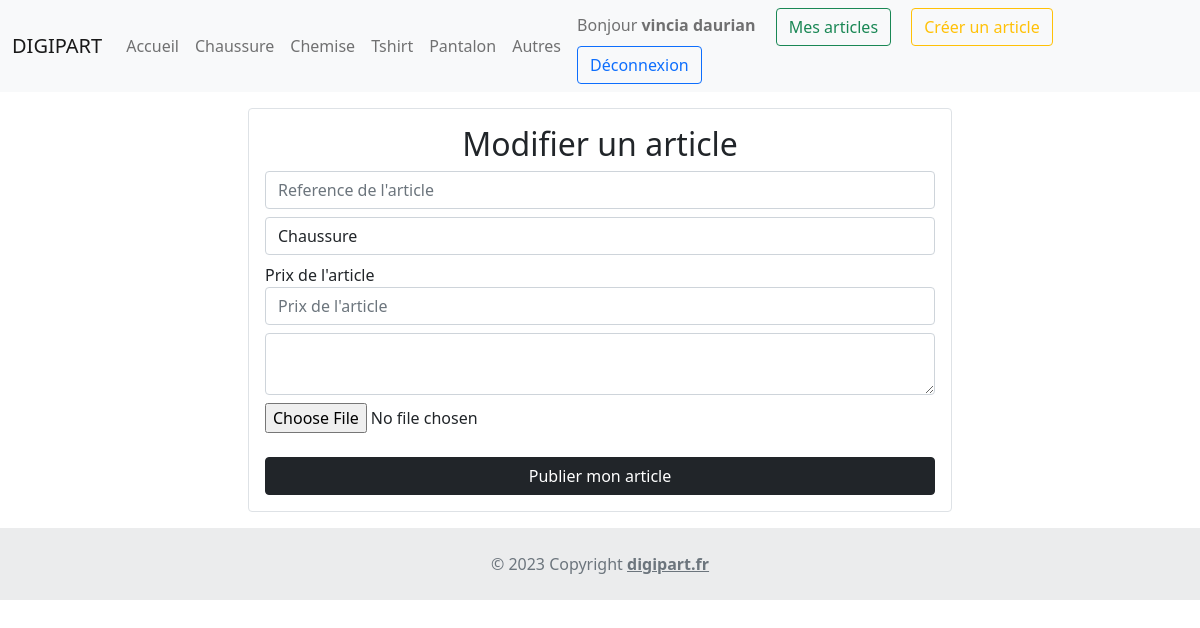
Page /modifierArticle.php (signed in) on the committed database.
### tables this page shows
CREATE TABLE IF NOT EXISTS `categorie` (
  `id` int(11) NOT NULL AUTO_INCREMENT,
  `nom` varchar(50) NOT NULL,
  PRIMARY KEY (`id`)
);

### functions/categorie.php (called while the page is built)
<?php
function getCategories() {
    global $dbh;
    $query = $dbh->query('SELECT * FROM categorie');
    return $query->fetchAll();
}

### functions/security.php (called while the page is built, shortened)
<?php
function isLoggedIn() {
    return $_SESSION['user'] ?? false;
}

### modifierArticle.php (the view, shortened to what this page needs)
<?php
require_once(__DIR__ . '/partials/header.php');
$reference = $description = $image = $id_categorie = $priceTaxIncl = null;
?>
    <div class="container">
        <div class="row">
            <div class="col-md-8 mx-auto">
                <form method="post" enctype="multipart/form-data" class="m-3">
                    <fieldset class="border rounded p-3">
                        <h2 class="text-center">
                            Modifier un article
                        </h2>
                        <div class="form-group mt-2">
                            <input type="text" name="reference"
                                   class="form-control <?= isset($errors['reference']) ? 'is-invalid' : '' ?>"
                                   placeholder="Reference de l'article"
                                   id="reference" value="<?= $reference ?>">
                        </div>
                        <div class="form-group mt-2">
                            <select name="id_categorie" id="id_categorie" class="form-control">
                                <?php foreach (getCategories() as $category) { ?>
                                    <option
                                        <?= ($category['id'] === $id_categorie) ? 'selected' : '' ?>
                                            value="<?= $category['id'] ?>">
                                        <?= $category['nom'] ?>
                                    </option>
                                <?php } ?>
                            </select>
                        </div>
                         <div class="form-group mt-2">
                            <label for="priceTaxIncl"> Prix de l'article</label>
                            <input type="number" name="priceTaxIncl"
                                   class="form-control <?= isset($errors['priceTaxIncl']) ? 'is-invalid' : '' ?>"
                                   placeholder="Prix de l'article"
                                   id="priceTaxIncl" min = 1 >
                        </div>
                        <div class="form-group mt-2">
                        <textarea name="description" id="description"
                                  class="form-control"
                                  placeholder="Description de l'article">
                        </textarea>
                        </div>
                        <div class="form-group mt-2">
                            <input type="file" name="image"
                                   class="dropify form-control-file <?= isset($errors['image']) ? 'is-invalid' : '' ?>"
                                   id="image" value="<?= $image ?>">
                        </div>
                        <div class="d-grid gap-2">
                            <button class="btn mt-4 btn-dark" type="submit">
                                Publier mon article
                            </button>
                        </div>
                    </fieldset>
                </form>
            </div>
        </div>
    </div>
<?php
require_once(__DIR__ . '/partials/footer.php');

### partials/header.php (shortened to what this page needs)
<?php
    require_once(__DIR__ . '/../config/database.php');
    require_once(__DIR__ . '/../functions/security.php');
    require_once(__DIR__ . '/../functions/categorie.php');
    $categories = getCategories();
    $user = isLoggedIn();
?>
<!doctype html>
<html lang="fr">
<head>
    <link href="https://cdn.jsdelivr.net/npm/bootstrap@5.1.3/dist/css/bootstrap.min.css" rel="stylesheet">
    <link rel="stylesheet" href="./assets/css/style.css">
    <link rel="stylesheet" href="https://cdnjs.cloudflare.com/ajax/libs/Dropify/0.2.2/css/dropify.min.css" />
</head>
<body>
<nav class="navbar navbar-expand-lg navbar-light bg-light">
    <div class="container-fluid">
        <a class="navbar-brand" href="index.php">DIGIPART</a>
        <div class="collapse navbar-collapse" id="navbarNav">
            <ul class="navbar-nav mx-auto text-center">
                <li class="nav-item">
                    <a class="nav-link" href="index.php">Accueil</a>
                </li>
                <?php foreach ($categories as $category) { ?>
                    <li class="nav-item">
                        <a class="nav-link" href="categorie.php?ID=<?= $category['id'] ?>&NOM=<?= $category['nom'] ?>">
                            <?= $category['nom'] ?>
                        </a>
                    </li>
                <?php }  ?>
            </ul>
            <div class="text-right">
                <?php if($user) { ?>
                    <span class="navbar-text mx-2">
                        Bonjour <strong><?= $user['prenom'] ?></strong>
                    </span>
                    <a class="nav-item btn btn-outline-success mx-2"
                       href="mesArticles.php">Mes articles</a>
                    <a class="nav-item btn btn-outline-warning mx-2"
                       href="creer-un-article.php">Créer un article</a>
                    <a class="nav-item btn btn-outline-primary mx-2"
                       href="deconnexion.php">Déconnexion</a>
                <?php } else { ?>
                    <a class="nav-item btn btn-outline-info mx-2" href="connexion.php">Connexion</a>
                    <a class="nav-item btn btn-outline-warning mx-2" href="inscription.php">Inscription</a>
                <?php } ?>
            </div>
        </div>
    </div>
</nav>

### rows in the picture
categorie: nom "Chaussure"
categorie: nom "Chemise"
categorie: nom "Tshirt"
categorie: nom "Pantalon"
categorie: nom "Autres"

### other values in the picture
$user['prenom'] "vincia daurian"
form field id_categorie "Chaussure"
